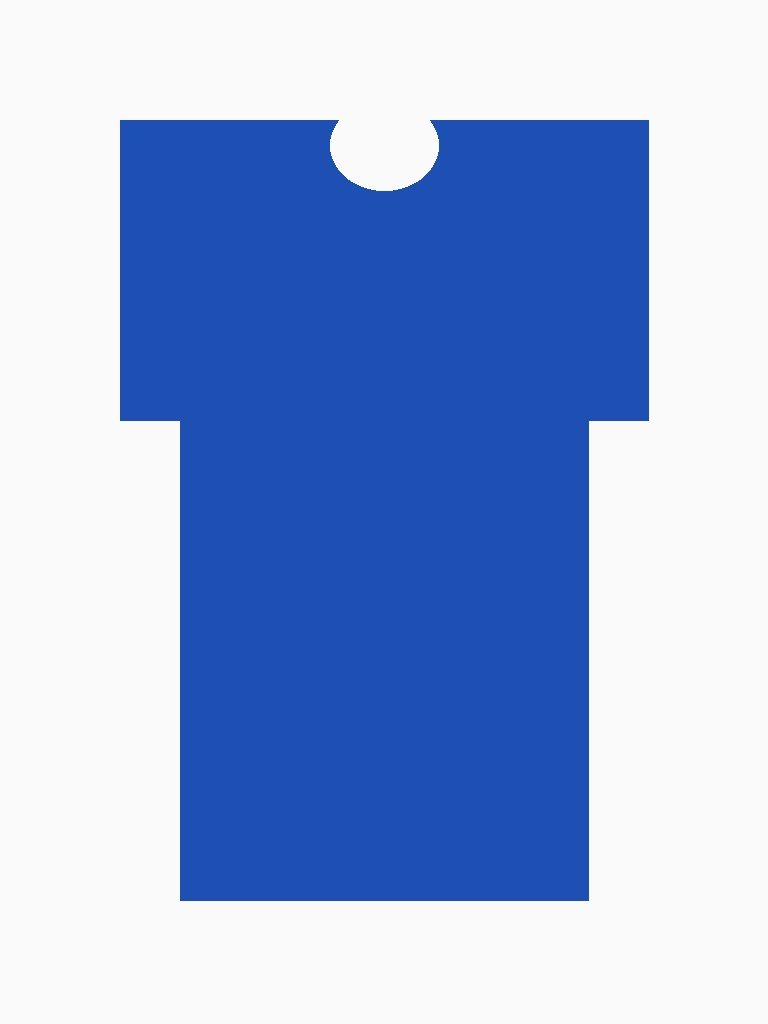
#> input picture data/fixtures/garment.jpg, 768 x 1024 px
$ python -i image_utils.py   (imports and definitions only)
#> lines starting #> are read from the running program, lines starting #| are printed output that depends on the picture; after the words box and inside, x2 and y2 are one past the last pixel; in counts of white or black regions, pixels touching at a corner belong together
#> further down, picture is the input picture: PIL image 768x1024 RGB; mean R, G, B 152.4, 174.5, 218.4
from __future__ import annotations

from typing import Union

import numpy as np
import PIL
import torch
from PIL import Image


# [93 lines left out: functions compute_vae_encodings, prepare_image, prepare_mask_image, numpy_to_pil, resize_and_crop, center_crop_box, not called in this run]


def crop_to_content(image: Image.Image, bg_threshold: int = 235) -> Image.Image:
    """Tight-crop flat-lay garments (light or dark backgrounds, PNG alpha)."""
#> called with bg_threshold = 235
    if image.mode in ("RGBA", "LA") or (image.mode == "P" and "transparency" in image.info):
        rgba = image.convert("RGBA")
        alpha = np.array(rgba.split()[-1])
        mask = alpha > 12
        if not mask.any():
            return image.convert("RGB")
        ys, xs = np.where(mask)
        margin = max(4, int(min(rgba.size[::-1]) * 0.02))
        box = (
            max(0, int(xs.min()) - margin),
            max(0, int(ys.min()) - margin),
            min(rgba.width, int(xs.max()) + margin + 1),
            min(rgba.height, int(ys.max()) + margin + 1),
        )
        return rgba.crop(box).convert("RGB")

    rgb = np.array(image.convert("RGB"))
    corners = np.array(
        [rgb[0, 0], rgb[0, -1], rgb[-1, 0], rgb[-1, -1]], dtype=np.float32
    )
#> corners = [[250, 250, 250], [250, 250, 250], [250, 250, 250], [250, 250, 250]]
    dark_bg = float(corners.mean()) < 80.0
#> dark_bg = False

    if dark_bg:
        # Black/dark studio backgrounds (e.g. leather jacket PNG on black).
        mask = np.max(rgb, axis=2) > 28
    else:
        mask = np.min(rgb, axis=2) < bg_threshold
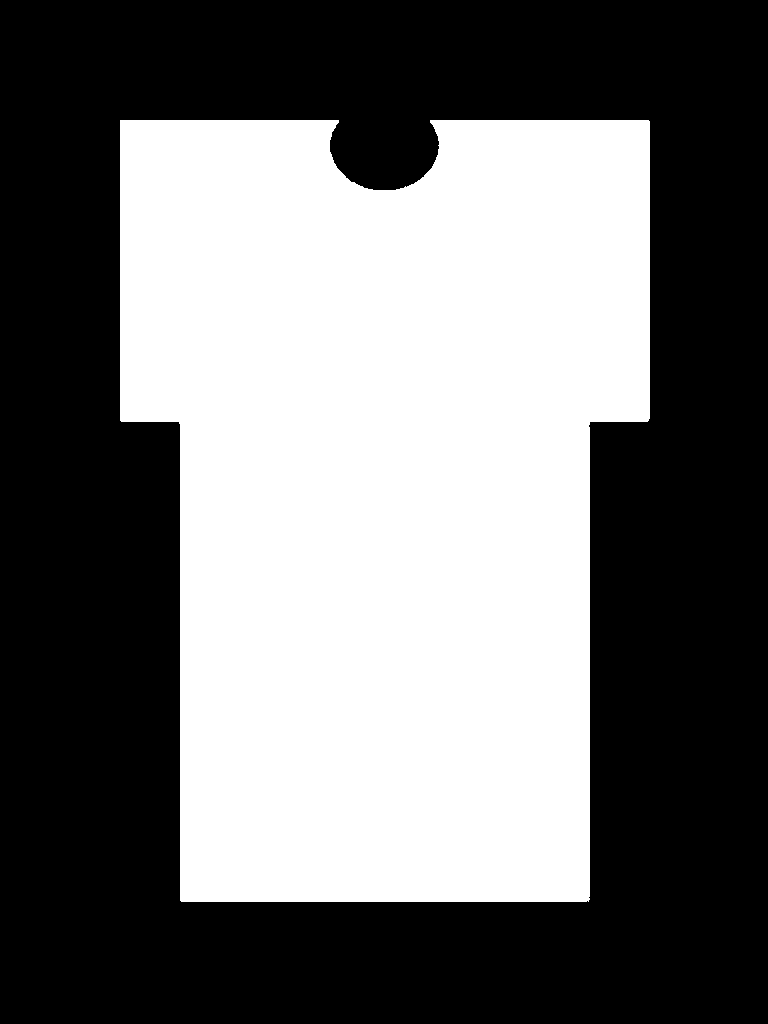
#> mask: shape (1024, 768) bool; 44.6% white; 1 white region, box (x1, y1, x2, y2) and area: (120, 120, 650, 902) 350443

    if not mask.any():
        return image

    ys, xs = np.where(mask)
    margin = max(4, int(min(rgb.shape[:2]) * 0.02))
#> margin = 15
    box = (
        max(0, int(xs.min()) - margin),
        max(0, int(ys.min()) - margin),
        min(rgb.shape[1], int(xs.max()) + margin + 1),
        min(rgb.shape[0], int(ys.max()) + margin + 1),
    )
#> box = (105, 105, 665, 917)
    return image.crop(box)
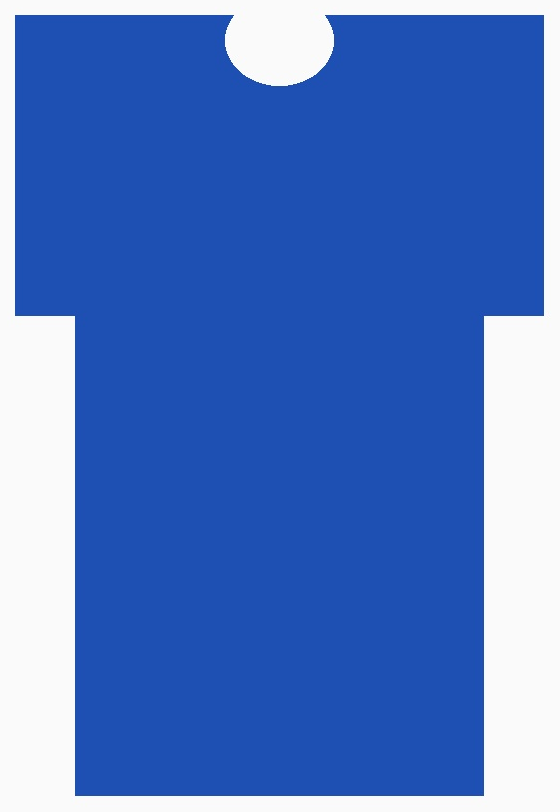
#> returned value: PIL image 560x812 RGB; mean R, G, B 81.1, 119.5, 195.3


# [32 lines left out: functions preprocess_garment_image, resize_and_padding, not called in this run]

>>> from PIL import Image
>>> picture = Image.open('../../data/fixtures/garment.jpg')
>>> result = crop_to_content(picture)
